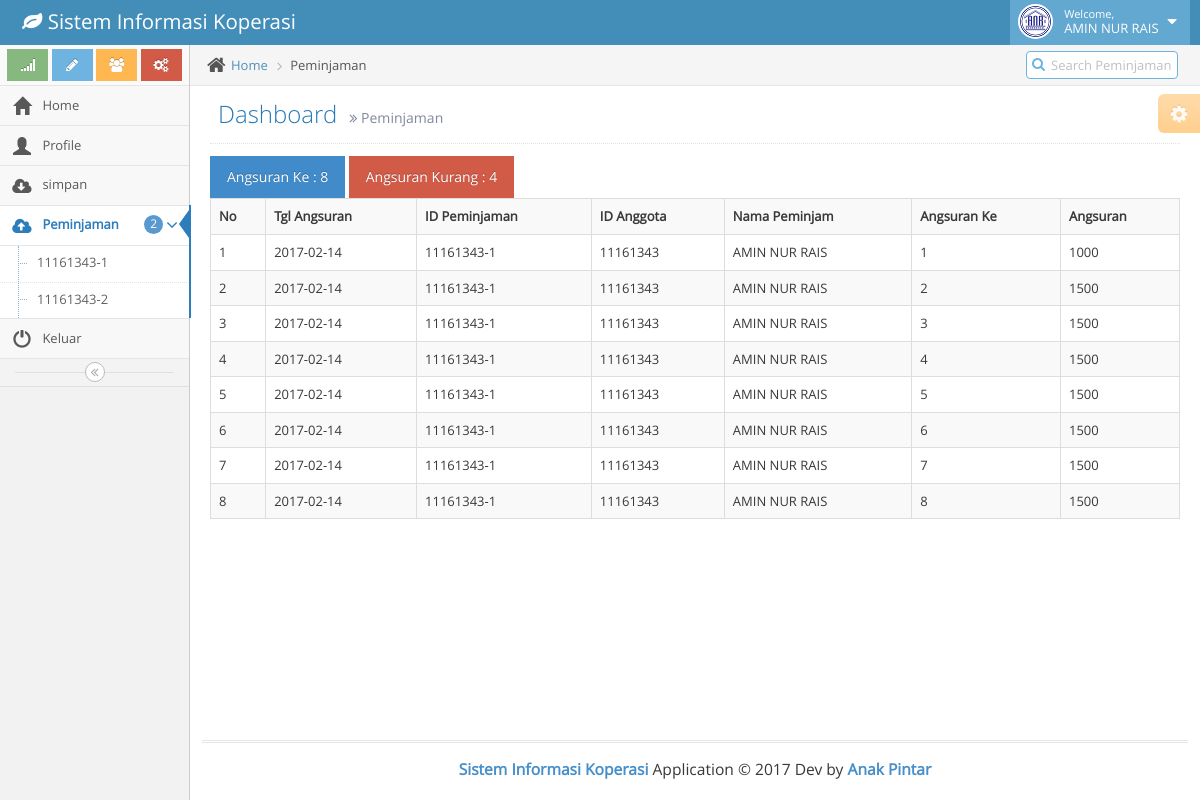
The page /index.php?mod=peminjaman&id=11161343-1 (signed in) on the database its author committed.
### tables this page shows
CREATE TABLE IF NOT EXISTS `peminjaman` (
  `id_peminjaman` varchar(30) NOT NULL,
  `tgl_peminjaman` date NOT NULL,
  `id_anggota` varchar(30) NOT NULL,
  `username` varchar(25) NOT NULL,
  `peminjaman` float NOT NULL,
  `cicilan` enum('12','24','36') NOT NULL,
  `perbulan` float NOT NULL,
  `ket` enum('LUNAS','BELUM') NOT NULL,
  PRIMARY KEY (`id_peminjaman`)
);

CREATE TABLE IF NOT EXISTS `angsuran` (
  `id_angsuran` int(11) NOT NULL AUTO_INCREMENT,
  `tgl_angsuran` date NOT NULL,
  `id_peminjaman` varchar(30) NOT NULL,
  `id_anggota` varchar(30) NOT NULL,
  `username` varchar(25) NOT NULL,
  `perbulan` float NOT NULL,
  `angsuran_ke` int(11) NOT NULL,
  PRIMARY KEY (`id_angsuran`)
);

CREATE TABLE IF NOT EXISTS `anggota` (
  `id_anggota` varchar(30) NOT NULL,
  `nama` varchar(50) NOT NULL,
  `alamat` text NOT NULL,
  `no_hp` varchar(12) NOT NULL,
  `password` varchar(100) NOT NULL,
  PRIMARY KEY (`id_anggota`)
);

### setting.php (called while the page is built, shortened)
<?php
	class setting{
		function view($file){
			return include "view/".$file .".php";
		}
		public function where($table,$pk,$id,$query=FALSE){
			return mysql_query("SELECT * FROM $table WHERE $pk = '$id' $query");
		}
	}
?>

### model/client/m_peminjaman.php (called while the page is built, shortened)
<?php
	class m_peminjaman{
		public $table 	= 'angsuran';
		public function __construct(){
			$db = new setting;
		}
		public function select($id){
			return mysql_query("SELECT $this->table.* ,anggota.nama FROM anggota, $this->table WHERE anggota.id_anggota = $this->table.id_anggota AND $this->table.id_peminjaman = '$id'");
		}
	}
?>

### view/client/modpeminjaman/view.php (the view)
<?php
	include 'model/client/m_peminjaman.php';
	$peminjaman = new m_peminjaman;
	if (isset($_POST['cari'])) {
		$select = $peminjaman->find($_POST['cari']);
	}else{
		$select = $peminjaman->select($_GET['id']);
	}
	$query 	= mysql_query("SELECT * FROM peminjaman WHERE id_peminjaman = '$_GET[id]'");
	$array 	= mysql_fetch_array($query);
?>
<button class="btn btn-primary">Angsuran Ke : <?php echo mysql_num_rows($select) ?></button>
<button class="btn btn-danger">Angsuran Kurang : <?php echo $array['cicilan'] - mysql_num_rows($select) ?></button>
<table class="table table-striped table-bordered table-hover">
	<tr>
		<th>No</th>
		<th>Tgl Angsuran</th>
		<th>ID Peminjaman</th>
		<th>ID Anggota</th>
		<th>Nama Peminjam</th>
		<th>Angsuran Ke</th>
		<th>Angsuran</th>
	</tr>
	<?php
		$no=1;
		while ($row = mysql_fetch_array($select)) {
			echo "
				<tr title='$row[username]'>
					<td>".$no++."</td>
					<td>$row[tgl_angsuran]</td>
					<td>$row[id_peminjaman]</td>
					<td>$row[id_anggota]</td>
					<td>$row[nama]</td>
					<td>$row[angsuran_ke]</td>
					<td>$row[perbulan]</td>
				</tr>
			";
		}
	?>
</table>

### view/client/sidebar.php (shortened to what this page needs)
<?php
	$peminjaman=$this->where("peminjaman","id_anggota","$_SESSION[id]");
?>
		<div class="main-container" id="main-container">
			<div id="sidebar" class="sidebar                  responsive">
				<div class="sidebar-shortcuts" id="sidebar-shortcuts">
					<div class="sidebar-shortcuts-large" id="sidebar-shortcuts-large">
						<button class="btn btn-success">
							<i class="ace-icon fa fa-signal"></i>
						</button>
						<button class="btn btn-info">
							<i class="ace-icon fa fa-pencil"></i>
						</button>
						<button class="btn btn-warning">
							<i class="ace-icon fa fa-users"></i>
						</button>
						<button class="btn btn-danger">
							<i class="ace-icon fa fa-cogs"></i>
						</button>
					</div>
				</div>
				<ul class="nav nav-list">
					<li class="<?php if(isset($_GET['mod'])){if($_GET['mod']=='home'){ echo 'active';}}else{ echo 'active';	} ?>">
						<a href="index.php">
							<i class="menu-icon glyphicon glyphicon-home"></i>
							<span class="menu-text"> Home </span>
						</a>
					</li>
					<li class="<?php if(isset($_GET['mod'])){if($_GET['mod']=='profile'){ echo 'active';}}?>">
						<a href="?mod=profile">
							<i class="menu-icon glyphicon glyphicon-user"></i>
							<span class="menu-text"> Profile </span>
						</a>
					</li>
					<li class="<?php if(isset($_GET['mod'])){if($_GET['mod']=='simpan'){ echo 'active';}}?>">
						<a href="?mod=simpan">
							<i class="menu-icon fa fa-cloud-download"></i>
							<span class="menu-text"> simpan </span>
						</a>
					</li>
					<li class="<?php if(isset($_GET['mod'])){if($_GET['mod']=='peminjaman'){ echo 'active';}}?>">
						<a href="#" class="dropdown-toggle">
							<i class="menu-icon fa fa-cloud-upload"></i>
							<span class="menu-text">
								Peminjaman
								<span class="badge badge-primary"><?php echo mysql_num_rows($peminjaman);?></span>
							</span>
							<b class="arrow fa fa-angle-down"></b>
						</a>
						<ul class="submenu">
							<?php while ($data=mysql_fetch_array($peminjaman)) { ?>
							<li class="">
								<a href="?mod=peminjaman&id=<?php echo $data['id_peminjaman'] ?>">
									<?php echo $data['id_peminjaman'] ?>
								</a>
							</li>
							<?php } ?>
						</ul>
					</li>
					<li class="">
						<a href="?mod=keluar">
							<i class="menu-icon glyphicon glyphicon-off"></i>
							<span class="menu-text"> Keluar </span>
						</a>
					</li>
				</ul>
				<div class="sidebar-toggle sidebar-collapse" id="sidebar-collapse">
					<i class="ace-icon fa fa-angle-double-left" data-icon1="ace-icon fa fa-angle-double-left" data-icon2="ace-icon fa fa-angle-double-right"></i>
				</div>
			</div>
			<div class="main-content">
				<div class="main-content-inner">
					<div class="breadcrumbs" id="breadcrumbs">
						<ul class="breadcrumb">
							<li>
								<i class="ace-icon fa fa-home home-icon"></i>
								<a href="#">Home</a>
							</li>
							<li class="active"><?php
										if (isset($_GET['mod'])) {
											$mod=$_GET['mod'];
										}else{
											$mod="home";
										}
										echo ucfirst($mod);
									?></li>
						</ul>
						<div class="nav-search" id="nav-search">
							<form method="post" action="?mod=<?php echo $mod; ?>&aksi=view" class="form-search">
								<span class="input-icon">
									<input type="text" name="cari" placeholder="Search <?php echo ucfirst($mod) ?>" class="nav-search-input" id="nav-search-input" autocomplete="off" />
									<i class="ace-icon fa fa-search nav-search-icon"></i>
								</span>
							</form>
						</div>
					</div>
					<div class="page-content">
						<div class="ace-settings-container" id="ace-settings-container">
							<div class="btn btn-app btn-xs btn-warning ace-settings-btn" id="ace-settings-btn">
								<i class="ace-icon fa fa-cog bigger-130"></i>
							</div>
						</div>
						<div class="page-header">
							<h1>
								Dashboard
								<small>
									<i class="ace-icon fa fa-angle-double-right"></i>
									<?php
										echo ucfirst($mod);
									?>
								</small>
							</h1>
						</div>
						<div class="row">
							<div class="col-xs-12">

### rows shown on the page
peminjaman: id_peminjaman "11161343-1", $array['cicilan']-mysql_num_rows($select) "4"
peminjaman: id_peminjaman "11161343-2"
angsuran: tgl_angsuran "2017-02-14", id_peminjaman "11161343-1", id_anggota "11161343", id_anggota.nama "AMIN NUR RAIS", angsuran_ke "1", perbulan "1000"
angsuran: tgl_angsuran "2017-02-14", id_peminjaman "11161343-1", id_anggota "11161343", id_anggota.nama "AMIN NUR RAIS", angsuran_ke "2", perbulan "1500"
angsuran: tgl_angsuran "2017-02-14", id_peminjaman "11161343-1", id_anggota "11161343", id_anggota.nama "AMIN NUR RAIS", angsuran_ke "3", perbulan "1500"
angsuran: tgl_angsuran "2017-02-14", id_peminjaman "11161343-1", id_anggota "11161343", id_anggota.nama "AMIN NUR RAIS", angsuran_ke "4", perbulan "1500"
angsuran: tgl_angsuran "2017-02-14", id_peminjaman "11161343-1", id_anggota "11161343", id_anggota.nama "AMIN NUR RAIS", angsuran_ke "5", perbulan "1500"
angsuran: tgl_angsuran "2017-02-14", id_peminjaman "11161343-1", id_anggota "11161343", id_anggota.nama "AMIN NUR RAIS", angsuran_ke "6", perbulan "1500"
angsuran: tgl_angsuran "2017-02-14", id_peminjaman "11161343-1", id_anggota "11161343", id_anggota.nama "AMIN NUR RAIS", angsuran_ke "7", perbulan "1500"
angsuran: tgl_angsuran "2017-02-14", id_peminjaman "11161343-1", id_anggota "11161343", id_anggota.nama "AMIN NUR RAIS", angsuran_ke "8", perbulan "1500"

### other values the page prints
$this->app_name "Sistem Informasi Koperasi"
$_SESSION['nama'] "AMIN NUR RAIS"
mysql_num_rows($peminjaman) "2"
$mod "Peminjaman"
mysql_num_rows($select) "8"
$this->app_year "2017"
$this->app_dev "Anak Pintar"
